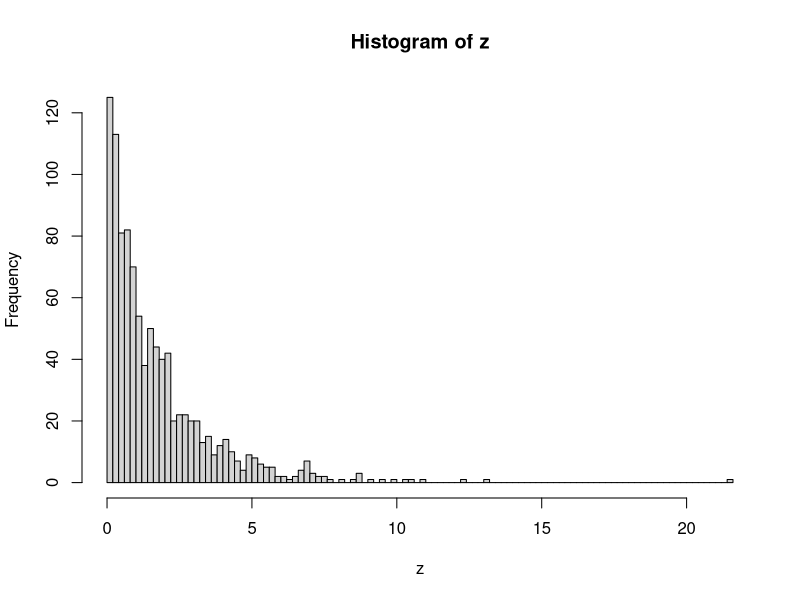
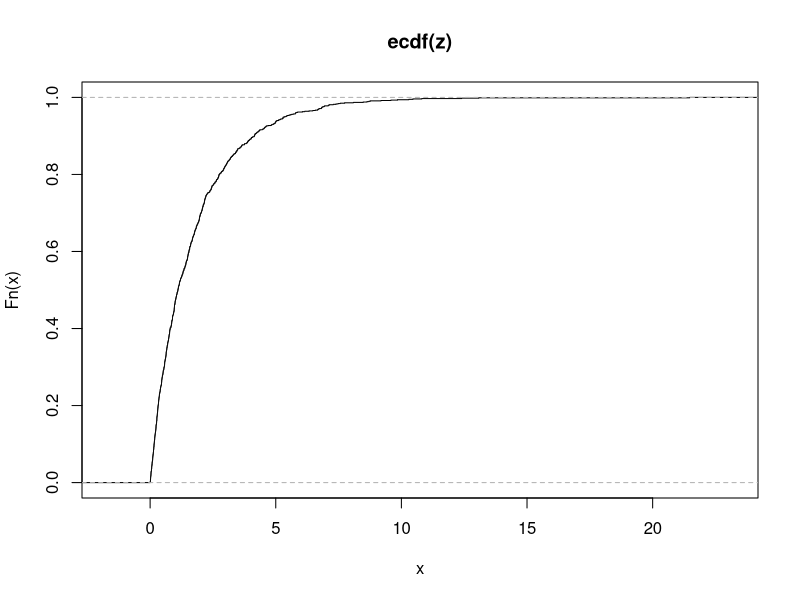
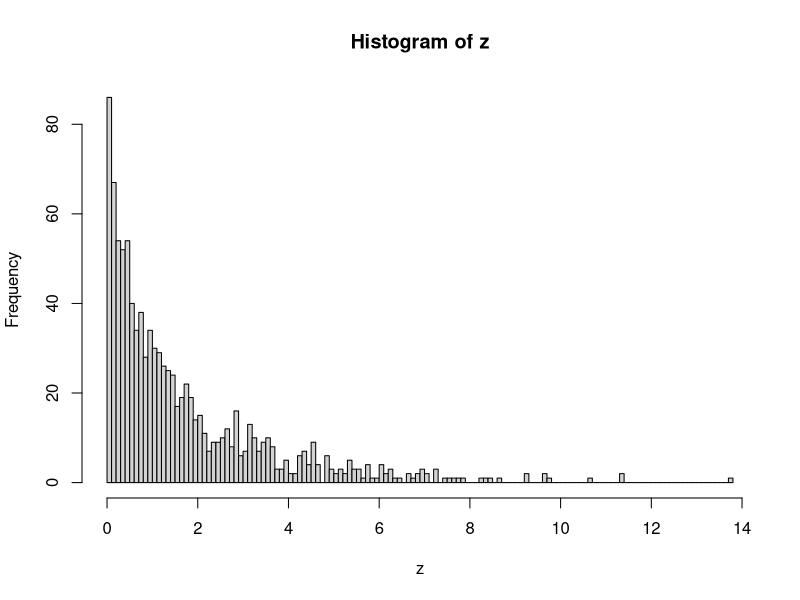
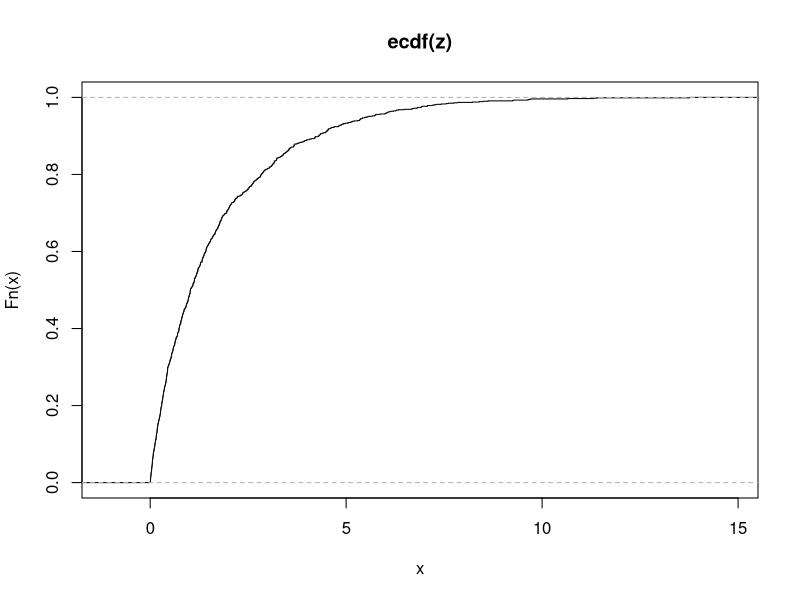
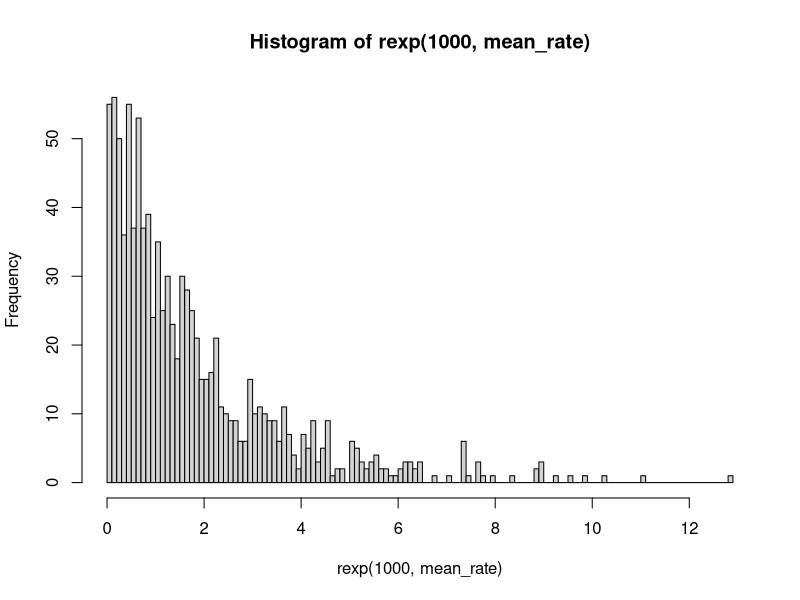

Reproduce these figures in R, in order.
## ---- chunk 1
## High-ses group innovation access times
accessTimes <- function(pHigh, popSize, tau, zeta) {

nH <- floor(pHigh*popSize)
nL <- popSize-nH
x1 <- rexp(nH, tau*zeta)
x2 <- rexp(nL, zeta)
z <- c(x1,x2)
return(z)
}

## ---- chunk 2
z <- accessTimes(0.2, 1000, 2, 0.5)
hist(z, breaks=100)
plot(ecdf(z))

## ---- chunk 3
z <- accessTimes(0.2, 1000, 5, 0.5)
hist(z, breaks=100)
plot(ecdf(z))
## ---- chunk 4
mean_rate <- 1/mean(z)
print(mean_rate)
hist(rexp(1000, mean_rate), breaks = 100)
